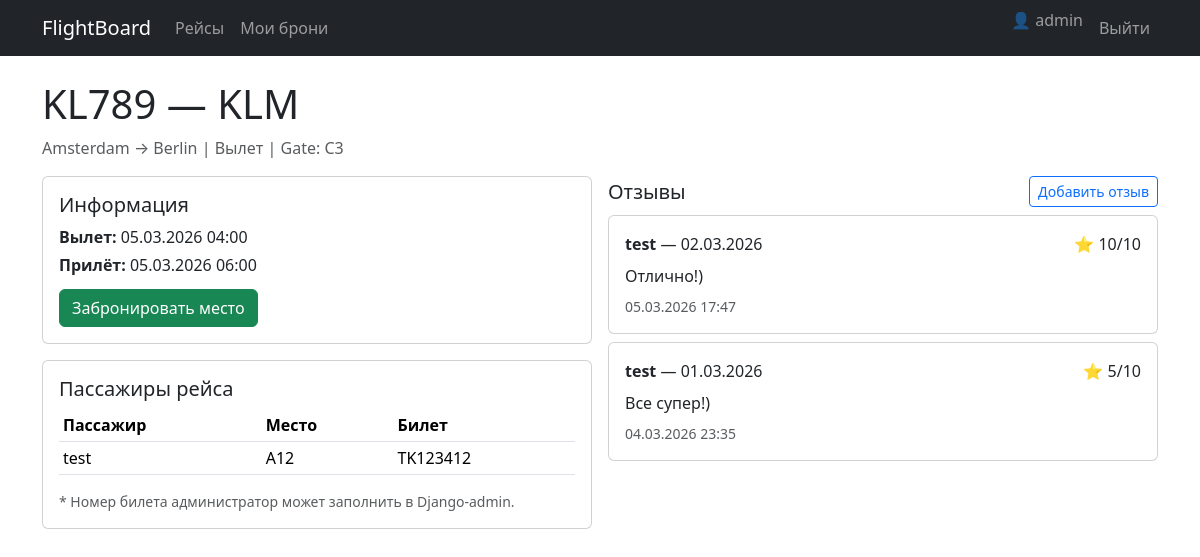
/flight/3/ (signed in), run on the app's committed database.
### flights/models.py (models this page shows, shortened)
class Flight(models.Model):
    FLIGHT_TYPE_CHOICES = [
        ("arrival", "Прилёт"),
        ("departure", "Вылет"),
    ]
    flight_number = models.CharField("Номер рейса", max_length=20)
    airline = models.CharField("Авиакомпания", max_length=100)
    departure_city = models.CharField("Откуда", max_length=100)
    arrival_city = models.CharField("Куда", max_length=100)
    departure_time = models.DateTimeField("Вылет (время)")
    arrival_time = models.DateTimeField("Прилёт (время)")
    flight_type = models.CharField("Тип", max_length=10, choices=FLIGHT_TYPE_CHOICES)
    gate = models.CharField("Гейт", max_length=10)

class Reservation(models.Model):
    flight = models.ForeignKey(Flight, on_delete=models.CASCADE, related_name="reservations")
    user = models.ForeignKey(settings.AUTH_USER_MODEL, on_delete=models.CASCADE, related_name="reservations")
    seat = models.CharField("Место", max_length=10)
    created_at = models.DateTimeField("Дата создания", auto_now_add=True)
    ticket_number = models.CharField("Номер билета", max_length=50, blank=True)
    class Meta:
        unique_together = ("flight", "user", "seat")

class Review(models.Model):
    flight = models.ForeignKey(Flight, on_delete=models.CASCADE, related_name="reviews")
    author = models.ForeignKey(settings.AUTH_USER_MODEL, on_delete=models.CASCADE, related_name="reviews")
    flight_date = models.DateField("Дата рейса")
    text = models.TextField("Текст")
    rating = models.IntegerField("Рейтинг (1-10)", validators=[MinValueValidator(1), MaxValueValidator(10)])
    created_at = models.DateTimeField("Создано", auto_now_add=True)

### flights/views.py (the view)
# urls.py: path("flight/<int:pk>/", views.flight_detail, name="flight_detail"),
def flight_detail(request, pk: int):
    flight = get_object_or_404(Flight, pk=pk)
    passengers = Reservation.objects.filter(flight=flight).select_related("user").order_by("seat")
    reviews = Review.objects.filter(flight=flight).select_related("author").order_by("-created_at")
    return render(request, "flights/flight_detail.html", {"flight": flight, "passengers": passengers, "reviews": reviews})

### flights/templates/flights/flight_detail.html (shortened to what this page needs)
{% extends "base.html" %}
{% block content %}
  <h1 class="mb-2">{{ flight.flight_number }} — {{ flight.airline }}</h1>
  <div class="text-muted mb-3">
    {{ flight.departure_city }} → {{ flight.arrival_city }} |
    {{ flight.get_flight_type_display }} |
    Gate: {{ flight.gate }}
  </div>
  <div class="row g-3">
    <div class="col-lg-6">
      <div class="card">
        <div class="card-body">
          <h5 class="card-title">Информация</h5>
          <p class="mb-1"><b>Вылет:</b> {{ flight.departure_time|date:"d.m.Y H:i" }}</p>
          <p class="mb-1"><b>Прилёт:</b> {{ flight.arrival_time|date:"d.m.Y H:i" }}</p>
          {% if user.is_authenticated %}
            <a class="btn btn-success mt-2" href="{% url 'flights:reserve_create' flight.pk %}">Забронировать место</a>
          {% else %}
            <div class="alert alert-secondary mt-2">Чтобы бронировать места — войдите в аккаунт.</div>
          {% endif %}
        </div>
      </div>
      <div class="card mt-3">
        <div class="card-body">
          <h5 class="card-title">Пассажиры рейса</h5>
          <table class="table table-sm">
            <thead>
              <tr>
                <th>Пассажир</th>
                <th>Место</th>
                <th>Билет</th>
              </tr>
            </thead>
            <tbody>
              {% for r in passengers %}
                <tr>
                  <td>{{ r.user.username }}</td>
                  <td>{{ r.seat }}</td>
                  <td>{{ r.ticket_number|default:"—" }}</td>
                </tr>
              {% empty %}
                <tr><td colspan="3" class="text-muted">Пока нет пассажиров.</td></tr>
              {% endfor %}
            </tbody>
          </table>
          <div class="text-muted small">* Номер билета администратор может заполнить в Django-admin.</div>
        </div>
      </div>
    </div>
    <div class="col-lg-6">
      <div class="d-flex justify-content-between align-items-center">
        <h5 class="mb-0">Отзывы</h5>
        {% if user.is_authenticated %}
          <a class="btn btn-outline-primary btn-sm" href="{% url 'flights:review_create' flight.pk %}">Добавить отзыв</a>
        {% endif %}
      </div>
      <div class="mt-2">
        {% for rev in reviews %}
          <div class="card mb-2">
            <div class="card-body">
              <div class="d-flex justify-content-between">
                <div><b>{{ rev.author.username }}</b> — {{ rev.flight_date|date:"d.m.Y" }}</div>
                <div>⭐ {{ rev.rating }}/10</div>
              </div>
              <div class="mt-2">{{ rev.text }}</div>
              <div class="text-muted small mt-2">{{ rev.created_at|date:"d.m.Y H:i" }}</div>
            </div>
          </div>
        {% empty %}
          <div class="alert alert-secondary mt-2">Отзывов пока нет.</div>
        {% endfor %}
      </div>
    </div>
  </div>
{% endblock %}

### flights/templates/base.html (shortened to what this page needs)
<!doctype html>
<html lang="ru">
<head>
  <link href="https://cdn.jsdelivr.net/npm/bootstrap@5.3.3/dist/css/bootstrap.min.css" rel="stylesheet">
</head>
<body>
  <nav class="navbar navbar-expand-lg navbar-dark bg-dark">
    <div class="container">
      <a class="navbar-brand" href="{% url 'flights:flight_list' %}">FlightBoard</a>
      <div class="collapse navbar-collapse" id="nav">
        <ul class="navbar-nav me-auto">
          <li class="nav-item"><a class="nav-link" href="{% url 'flights:flight_list' %}">Рейсы</a></li>
          {% if user.is_authenticated %}
            <li class="nav-item"><a class="nav-link" href="{% url 'flights:my_reservations' %}">Мои брони</a></li>
          {% endif %}
        </ul>
        <ul class="navbar-nav">
          {% if user.is_authenticated %}
            <li class="nav-item"><span class="navbar-text me-2">👤 {{ user.username }}</span></li>
            <li class="nav-item"><a class="nav-link" href="{% url 'logout' %}">Выйти</a></li>
          {% else %}
            <li class="nav-item"><a class="nav-link" href="{% url 'login' %}">Войти</a></li>
            <li class="nav-item"><a class="nav-link" href="{% url 'flights:register' %}">Регистрация</a></li>
          {% endif %}
        </ul>
      </div>
    </div>
  </nav>
  <main class="container py-4">
    {% block content %}{% endblock %}
  </main>
</body>
</html>

### data on the page
Flight: flight_number "KL789", airline "KLM", departure_city "Amsterdam", arrival_city "Berlin", flight_type "Вылет", gate "C3", departure_time "05.03.2026 04:00", arrival_time "05.03.2026 06:00"
Reservation: user.username "test", seat "A12", ticket_number "TK123412"
Review: author.username "test", flight_date "02.03.2026", rating "10", text "Отлично!)", created_at "05.03.2026 17:47"
Review: author.username "test", flight_date "01.03.2026", rating "5", text "Все супер!)", created_at "04.03.2026 23:35"

### other printed values
{{ user.username }} "admin"
